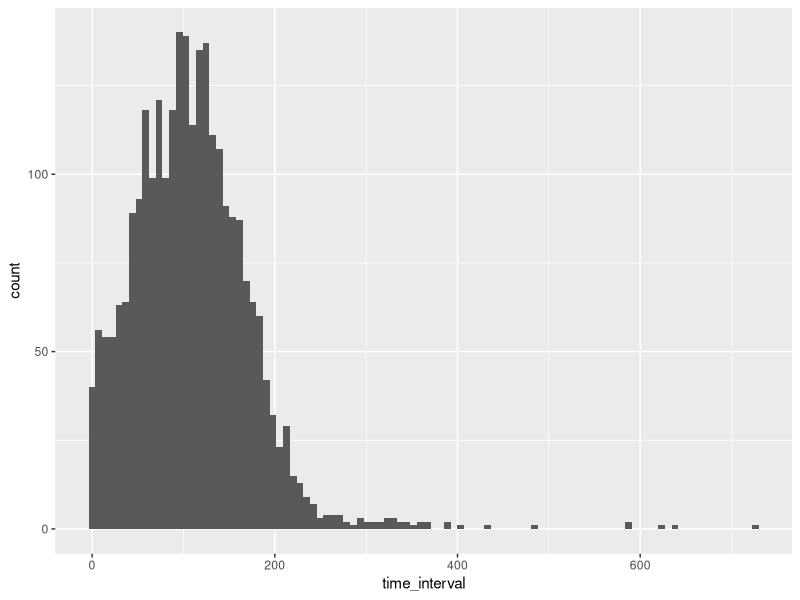
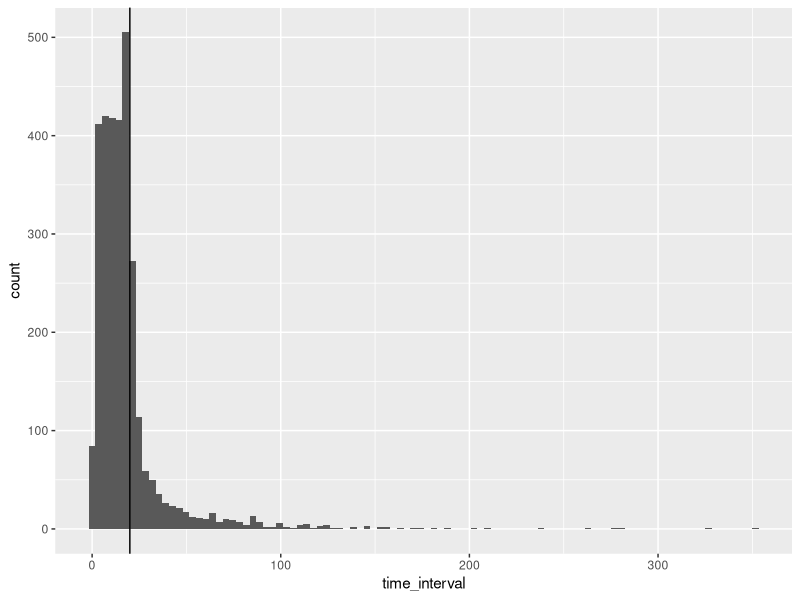
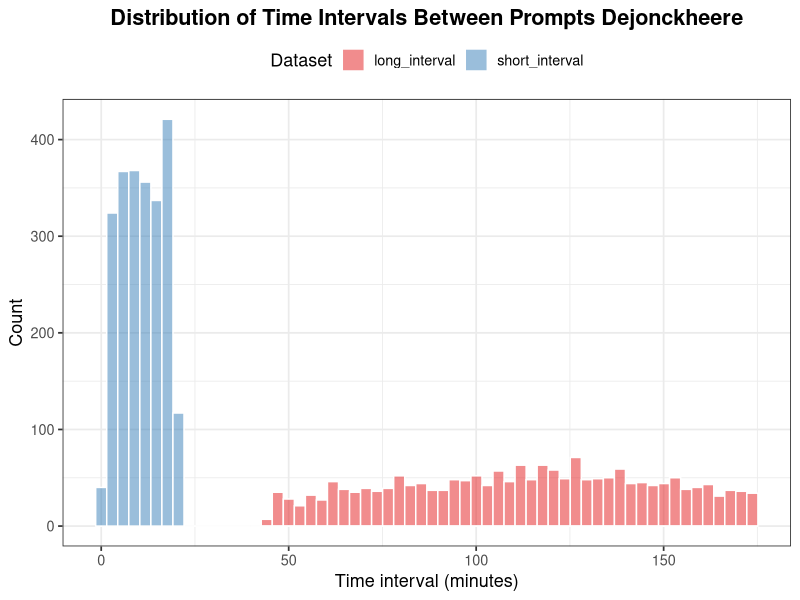
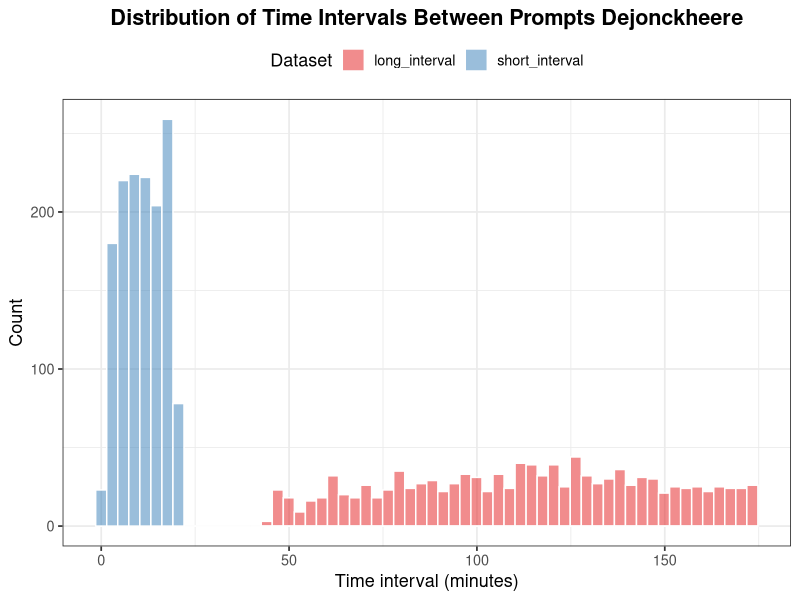

These figures' R source, in order: (Note: this script raises an error after producing the figures.)
################################################################################
# EGON -- LEONIE
################################################################################
library(tidyverse)
library(dplyr)

setwd(dirname(rstudioapi::getActiveDocumentContext()$path))

# Read in the dataset
data <- data.table::fread(
    file.path("data", "DEJONCKHEERE.csv"),
    data.table = FALSE
)

# Filter only ESM data, i.e. drop data from the informed consent and debriefing
data <- data %>%
    filter(
        !(questionListName %in%
            c("IC and Baseline Questionnaire (Birte)", "Debriefing"))
    )

# Select only the columns that we are interested in
data <- data %>%
    # dplyr::select(
    #     connectionId,
    #     scheduledBeepId,
    #     questionListName, # Questionnaire and condition
    #     timeStampStart,
    #     timeStampStop,
    #     ontspannen_sliderNegPos:angstig_sliderNegPos
    #) %>%
    dplyr::rename(
        id = connectionId,
        condition = questionListName,
        scheduledBeep = scheduledBeepId,
        time_start = timeStampStart,
        time_stop = timeStampStop,
        relaxed = ontspannen_sliderNegPos,
        frustrated = gefrustreerd_sliderNegPos,
        sad = droevig_sliderNegPos,
        at_ease = rustig_sliderNegPos,
        stressed = gestresseerd_sliderNegPos,
        enthusiastic = enthousiast_sliderNegPos,
        bored = verveeld_sliderNegPos,
        somber = neerslachtig_sliderNegPos,
        happy = blij_sliderNegPos,
        elated = opgewekt_sliderNegPos,
        content = tevreden_sliderNegPos,
        anxious = angstig_sliderNegPos
    )

# M-path questionnaire names need to be changed (followup in m-path means that withinin that questionnaire there is a follow up item;
# this means that in this questionnaire there is an item indicating that the "mood" questionnaire needs to be triggered the next time)
# so Mood is actually the follow up
data <- data %>%
    mutate(
        condition = case_match(
            condition,
            "Mood_followup" ~ "mood",
            "Mood" ~ "followup",
            .default = condition
        )
    )

data %>%
    group_by(id, condition) %>%
    summarise(beeps = n())

# Sort the data: Problem that msised beeps dont ahve a timestamp sent and timestamp start is of course empty. So time_start does not allow us to sort the missed beeps into the right order, they are actually useless.
# The missed beeps will just be at bottom of each persons data

data <- data %>%
    arrange(id)

# Data from m-Path is already in the time zone of the participant, Europe/Brussels.
# Thus, these timestamps are _not_ UNIX timestamps (as they are in UTC), but rather the number of
# seconds since 1970-01-01 compared to the participant's local time zone. Converting them leaves
# them in UTC, which is not that problematic unless you combine it with other data.
# Transform timestamp to POSIXct

data <- data %>%
    group_by(id) %>%
    mutate(
        time_start = as_datetime(time_start),
        time_stop = as_datetime(time_stop),
        .after = "condition"
    ) %>%
    arrange(id, time_start) %>%
    mutate(across(time_start:time_stop, \(x) {
        force_tz(x, tzone = "Europe/Brussels")
    }))


# Retain only time columns and columns with no missing or empty ("") values
# Note: We need to put `!is.POSIXt(x)` in the `where()` clause, as POSIXt cannot be compared against
# string literals.
data <- data %>%
    dplyr::select(
        id:time_stop,
        where(\(x) !is.POSIXt(x) && any(!is.na(x)) && any(x != ""))
    ) %>%
    select(-timeStampSent)

# Create the date, and the total beep duration.
data <- data %>%
    group_by(id) %>%
    mutate(
        date = as_date(time_start),
        onbeep.mins = time_length(time_stop - time_start, "mins"),
        .after = "id"
    )

# Add `day.no` to represent the current day in their study for each `id`
data <- data %>%
    filter(!is.na(date)) %>% # filter is NA
    group_by(id) %>%
    nest() %>%
    mutate(data = map(data, ~ group_by(., date))) %>%
    mutate(data = map(data, ~ mutate(., day.no = cur_group_id()))) %>%
    unnest(data) %>%
    ungroup() %>%
    relocate(day.no, .after = date)

# Add the beep number (per day)
data <- data %>%
    group_by(id, day.no) %>%
    mutate(beep.no = seq.int(1, n(), 1)) %>%
    arrange(id, time_start) %>%
    relocate(beep.no, .after = day.no)

# Whether the beep was missed entirely
data <- data %>%
    mutate(missed = is.na(time_start))

# ---- Inspect study duration ----
# Note: some participants have 8-9 days despite planned 7, reason unknown
freqtable = data %>%
    group_by(id) %>%
    summarise(
        total_beeps = n(),
        days = max(day.no)
    )

table(freqtable$days)


# Compute time intervals per person per beep.
data <- data %>%
    group_by(id, day.no) %>%
    mutate(
        time_interval = time_length(time_stop - lag(time_stop), "mins"),
        .after = time_stop
    )

data %>%
    filter(condition == "mood") %>%
    ggplot2::ggplot(aes(x = time_interval)) +
    ggplot2::geom_histogram(bins = 100)

data %>%
    filter(condition == "followup") %>%
    ggplot2::ggplot(aes(x = time_interval)) +
    ggplot2::geom_histogram(bins = 100) +
    ggplot2::geom_vline(xintercept = 20)

data %>%
    group_by(condition) %>%
    summarise(
        mean_interval = mean(time_interval, na.rm = TRUE),
        median_interval = median(time_interval, na.rm = TRUE),
        sd_interval = sd(time_interval, na.rm = TRUE)
    )

# =============================================================================
# INSERT NA BREAKS
# NA rows are inserted to prevent lag time from being computed across invalid
# gaps. When lag() hits an NA row it returns NA for the next row, breaking
# the pair.
# 
# Goes through all rows and inserts an NA row when the time gap between two consecutive beeps is either less than 1 minute (too fast, probably a duplicate) or more than 20 minutes
# (too long, the pair is too far apart to be meaningful). The NA row acts as a break — it prevents a lag time from being computed across that gap later.
# =============================================================================

add_nas <- function(
    dat,
    id,
    min_diff,
    max_diff,
    time_units = "mins",
    time_var,
    alter_time_var = NULL
) {
    # 1) Standardize names once
    names(dat)[names(dat) == id] <- "id"
    names(dat)[names(dat) == time_var] <- "time"
    if (!is.null(alter_time_var)) {
        names(dat)[names(dat) == alter_time_var] <- "alter_time"
        dat$time <- if_else(is.na(dat$time), dat$alter_time, dat$time)
    }

    # 2) Compute deltas and flags
    dat <- dat %>%
        arrange(id, time) %>%
        group_by(id) %>%
        mutate(
            row_id = row_number(),
            time_lag = lag(time),
            delta = as.numeric(difftime(time, time_lag, units = time_units)),
            new_row_needed = !is.na(delta) &
                (delta < min_diff | delta > max_diff)
        ) %>%
        ungroup()

    # 3) Make all NA rows at once (keep id; blank everything else)
    na_rows <- dat %>%
        filter(new_row_needed) %>%
        mutate(.insert_order = 0) %>% # NA goes before original
        mutate(across(-c(id, row_id, .insert_order), ~NA))

    # 4) Originals with order tag
    originals <- dat %>%
        mutate(.insert_order = 1)

    # 5) Bind and order so NA is before flagged original
    out <- bind_rows(originals, na_rows) %>%
        arrange(id, row_id, .insert_order) %>%
        select(-.insert_order)

    out
}




# =============================================================================
# This handles a specific cross-condition problem that `add_nas` couldn't catch because `add_nas` is blind to what *type* of beep came before. The scenario it catches is:
# a mood quesitonnaire being too close to a followup and being counted as followup condition.
# Function checks: was the previous non-NA row a "followup", and were they less than 20 minutes apart / this is what the precious add_na function would be missing as we defined the interval 1-20
# =============================================================================

insert_na_for_mood <- function(df, min_minutes = 20) {
    result_df <- df

    # Find all mood rows that violate timing
    for (i in nrow(result_df):2) {
        # Start from bottom, go backwards

        curr_row <- result_df[i, ]

        # Skip if current row is NA
        if (is.na(curr_row$condition)) {
            next
        }

        # Skip if current is not "mood"
        if (curr_row$condition != "mood") {
            next
        }

        # Find previous non-NA row
        prev_idx <- NA
        for (j in (i - 1):1) {
            if (!is.na(result_df$condition[j])) {
                prev_idx <- j
                break
            }
        }

        # Skip if no previous row found
        if (is.na(prev_idx)) {
            next
        }

        prev_row <- result_df[prev_idx, ]

        # Check if previous was "followup"
        if (prev_row$condition != "followup") {
            next
        }

        # Check if time difference < 45 minutes
        minutes_diff <- as.numeric(
            difftime(curr_row$time, prev_row$time, units = "mins")
        )

        if (minutes_diff >= min_minutes) {
            next
        }

        # Create NA row
        na_row <- result_df[i, ]
        na_row[1, ] <- NA
        na_row$id <- result_df$id[i]
        na_row$time_lag <- prev_row$time

        # Insert before current row
        result_df <- bind_rows(
            result_df[1:(i - 1), ],
            na_row,
            result_df[i:nrow(result_df), ]
        )
    }

    # Recalculate row_id
    result_df <- result_df %>%
        mutate(row_id = row_number())

    return(result_df)
}

# ---- Build dataset_followups ----
# ---- dataset_followups: all beeps, short-interval breaks ----
dataset_followups = add_nas(
    dat = data,
    id = "id",
    min_diff = 1,
    max_diff = 20,
    time_units = "mins",
    time_var = "time_stop"
)

dataset_followups = insert_na_for_mood(
    dataset_followups,
    min_minutes = 20
)

dataset_followups <- dataset_followups %>%
    rename(time_stop = time, time_interval_original = time_interval) %>%
    group_by(id) %>%
    mutate(
        time_interval = as.numeric(difftime(time_stop, lag(time_stop), units = "mins")),
        n_valid_pairs = sum(!is.na(time_interval)), .after = time_interval_original
    ) %>%
    ungroup() %>%
    select(-row_id, -label_jhxa_followUp)



# ---- Build dataset_beeps ----
# ---- dataset_beeps: mood only, long-interval breaks ----

dataset_beeps <- add_nas(
    dat        = data %>% filter(condition == "mood"),
    id         = "id",
    min_diff   = 45,
    max_diff   = 175,
    time_units = "mins",
    time_var   = "time_stop"
)

dataset_beeps <- dataset_beeps %>%
    rename(time_stop = time, time_interval_original = time_interval) %>%
    group_by(id) %>%
    mutate(
        time_interval = as.numeric(difftime(time_stop, lag(time_stop), units = "mins")),
        n_valid_pairs = sum(!is.na(time_interval)), .after = time_interval_original
    ) %>%
    ungroup() %>%
    select(-row_id, -label_jhxa_followUp)

# =============================================================================
# COMBINE, SUMMARISE, FILTER
# =============================================================================
data_combined <- bind_rows(
    dataset_beeps     %>% mutate(dataset = "long_interval"),
    dataset_followups %>% mutate(dataset = "short_interval")
)

# ---- Summary statistics and plots ----
# ---- Plot before filtering ----
p <- data_combined %>%
    filter(!is.na(time_interval)) %>%
  ggplot(aes(x = time_interval, fill = dataset)) +
  geom_histogram(
    position = "identity",
    alpha    = 0.5,
    bins     = 60,
    color    = "white"
  ) +
  scale_fill_brewer(palette = "Set1") +
  labs(
    title = "Distribution of Time Intervals Between Prompts Dejonckheere",
    x     = "Time interval (minutes)",
    y     = "Count",
    fill  = "Dataset"
  ) +
  theme_bw(base_size = 13) +
  theme(
    plot.title    = element_text(face = "bold", hjust = 0.5),
    legend.position = "top"
  )

ggsave(
  filename   = file.path("figures", "time_intervals_combined.png"),
  create.dir = TRUE,
  plot       = p,
  width      = 12,
  height     = 6,
  dpi        = 300
)

# ---- Summary statistics before filtering ----
summary_intervals <- data_combined %>%
    summarise(
        min_interval  = min(time_interval,  na.rm = TRUE),
        mean_interval = mean(time_interval, na.rm = TRUE),
        sd_interval   = sd(time_interval,   na.rm = TRUE),
        max_interval  = max(time_interval,  na.rm = TRUE),
        .by = c(dataset)
    )

summary_pairs <- data_combined %>%
    select(id, dataset, n_valid_pairs) %>%
    distinct() %>%
    summarise(
        min_pairs  = min(n_valid_pairs),
        mean_pairs = mean(n_valid_pairs),
        sd_pairs   = sd(n_valid_pairs),
        max_pairs  = max(n_valid_pairs),
        .by = c(dataset)
    )

n_participants <- data_combined %>%
    summarise(
        n_participants = n_distinct(id),
        .by = c(dataset)
    )

print(summary_intervals)
print(summary_pairs)
print(n_participants)

# ---- Filter: keep only participants with >= 20 valid pairs in every condition ----
# remove people with less than 20 pairs in either condition

data_combined_valid = data_combined %>%
    group_by(id) %>%
    filter(all(n_valid_pairs >= 20)) %>%
    ungroup()

# Summary statistics
summary_intervals_valid <- data_combined_valid %>%
    summarise(
        min_interval  = min(time_interval,  na.rm = TRUE),
        mean_interval = mean(time_interval, na.rm = TRUE),
        sd_interval   = sd(time_interval,   na.rm = TRUE),
        max_interval  = max(time_interval,  na.rm = TRUE),
        .by = c(dataset)
    )

summary_pairs_valid <- data_combined_valid %>%
    select(id, dataset, n_valid_pairs) %>%
    distinct() %>%
    summarise(
        min_pairs  = min(n_valid_pairs),
        mean_pairs = mean(n_valid_pairs),
        sd_pairs   = sd(n_valid_pairs),
        max_pairs  = max(n_valid_pairs),
        .by = c(dataset)
    )

n_participants_valid <- data_combined_valid %>%
    summarise(
        n_participants = n_distinct(id),
        .by = c(dataset)
    )

print(summary_intervals_valid)
print(summary_pairs_valid)
print(n_participants_valid)

p <- data_combined_valid %>%
    filter(!is.na(time_interval)) %>%
  ggplot(aes(x = time_interval, fill = dataset)) +
  geom_histogram(
    position = "identity",
    alpha    = 0.5,
    bins     = 60,
    color    = "white"
  ) +
  scale_fill_brewer(palette = "Set1") +
  labs(
    title = "Distribution of Time Intervals Between Prompts Dejonckheere",
    x     = "Time interval (minutes)",
    y     = "Count",
    fill  = "Dataset"
  ) +
  theme_bw(base_size = 13) +
  theme(
    plot.title    = element_text(face = "bold", hjust = 0.5),
    legend.position = "top"
  )

ggsave(
  filename   = file.path("figures", "time_intervals_valid participants.png"),
  create.dir = TRUE,
  plot       = p,
  width      = 12,
  height     = 6,
  dpi        = 300
)


# =============================================================================
# SAVE
# =============================================================================

dataset_dejonckheere_short_interval = 
    data_combined_valid %>%
    filter(dataset == "short_interval") %>%
    select(id:beep.no, condition:anxious, new_row_needed, dataset)


write.csv(
    dataset_dejonckheere_short_interval,
    file = file.path("data_processed", "dataset_dejonckheere_short_interval.csv"),
    row.names = FALSE
)

dataset_dejonckheere_long_interval = 
    data_combined_valid %>%
    filter(dataset == "long_interval")%>%
    select(id:beep.no, condition:anxious, new_row_needed, dataset)


write.csv(
    dataset_dejonckheere_long_interval,
    file = file.path("data_processed", "dataset_dejonckheere_long_interval.csv"),
    row.names = FALSE
)
